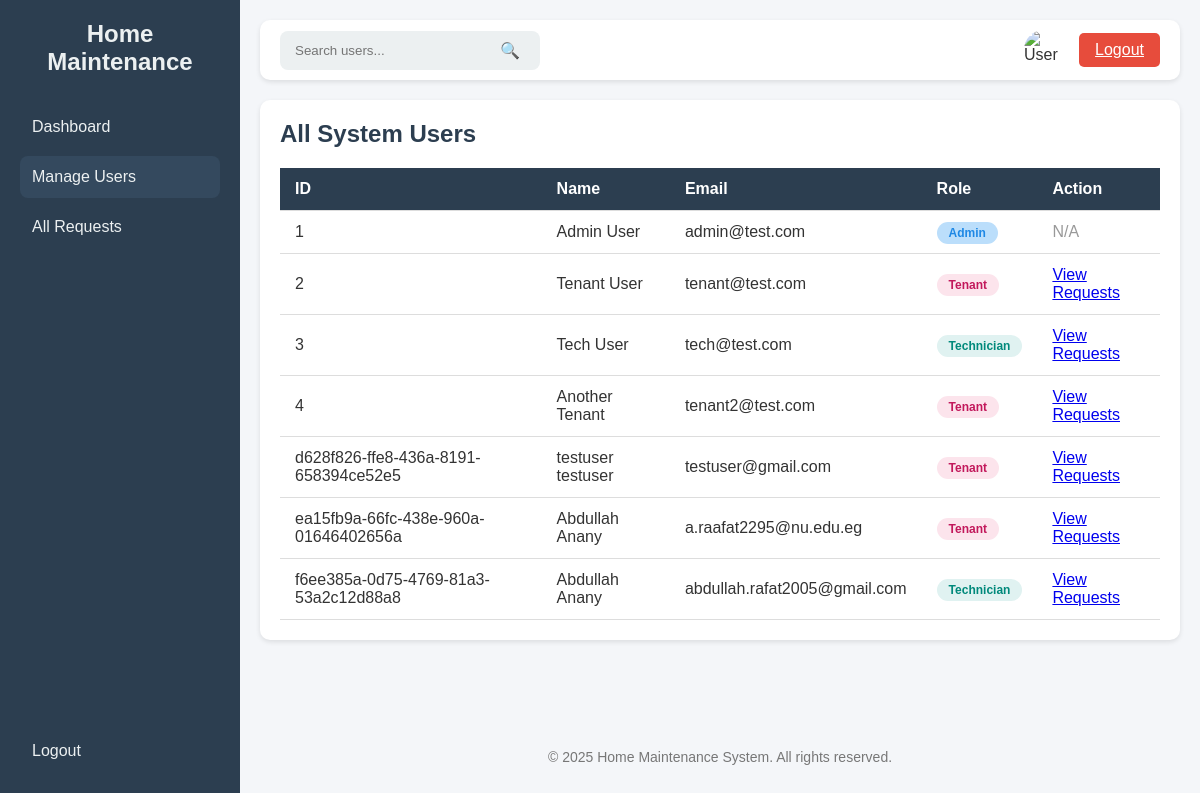
Page /admin/users (signed in) on the committed database.
### tables this page shows
CREATE TABLE users (
        id TEXT PRIMARY KEY,
        fname TEXT,
        lname TEXT,
        email TEXT UNIQUE,
        password TEXT,
        role TEXT,
        birth_date TEXT,
        gender TEXT
    );

### app.py (the view)
@app.route('/admin/users')
@Role_Authentication(["admin"])
def admin_users():
    conn = get_db_connection()
    users = conn.execute(
        "SELECT id, fname, lname, email, role FROM users ORDER BY id"
    ).fetchall()
    conn.close()
    return render_template(
        'admin_users.html',
        users=users,
        active_page='users'
    )

### app.py (called while the page is built)
def get_db_connection():
    conn = sqlite3.connect(DB_NAME)
    conn.row_factory = sqlite3.Row
    return conn

def Role_Authentication(allowed_roles):
    def decorator(f):
        @wraps(f)
        def decorated_function(*args, **Kwargs):
            if 'role' not in session:
                flash('Access denied. Please log in.')
                return redirect(url_for("login"))
            if session['role'] not in allowed_roles:
                flash('Access denied. Insufficient privileges.')
                return redirect(url_for("dashboard"))
            return f(*args, **Kwargs)
        return decorated_function
    return decorator

### templates/admin_users.html (shortened to what this page needs)
<!DOCTYPE html>
<html lang="en">
<head>
</head>
<body>
    <div class="sidebar">
        <div>
            <h2>Home Maintenance</h2>
            <a href="{{ url_for('admin_dashboard') }}" class="{% if active_page == 'dashboard' %}active{% endif %}">Dashboard</a>
            <a href="{{ url_for('admin_users') }}" class="{% if active_page == 'users' %}active{% endif %}">Manage Users</a>
            <a href="{{ url_for('admin_all_requests') }}" class="{% if active_page == 'all_requests' %}active{% endif %}">All Requests</a>
        </div>
        <div>
            <a href="{{ url_for('logout') }}">Logout</a>
        </div>
    </div>
    <div class="main">
        <div class="top-bar">
            <div class="search-bar">
                <input type="text" placeholder="Search users..." />
                <button type="submit">🔍</button>
            </div>
            <div class="user-actions">
                <img src="https://cdn-icons-png.flaticon.com/512/847/847969.png" alt="User" class="user-logo" />
                <a class="logout-btn" href="{{ url_for('logout') }}">Logout</a>
            </div>
        </div>
        <div class="content-section">
            <h2>All System Users</h2>
            <table>
                <thead>
                    <tr>
                        <th>ID</th>
                        <th>Name</th>
                        <th>Email</th>
                        <th>Role</th>
                        <th>Action</th>
                    </tr>
                </thead>
                <tbody>
                    {% for user in users %}
                    <tr>
                        <td>{{ user.id }}</td>
                        <td>{{ user.fname }} {{ user.lname }}</td>
                        <td>{{ user.email }}</td>
                        <td>
                            <span class="status-badge status-{{ user.role }}">{{ user.role.capitalize() }}</span>
                        </td>
                        <td>
                            {% if user.role == 'tenant' %}
                                <a href="{{ url_for('admin_view_tenant_requests', tenant_id=user.id) }}">
                                    View Requests
                                </a>
                            {% elif user.role == 'technician' %}
                                <a href="{{ url_for('admin_view_technician_requests', technician_id=user.id) }}">
                                    View Requests
                                </a>
                            {% else %}
                                <span style="color: #999;">N/A</span>
                            {% endif %}
                        </td>
                    </tr>
                    {% else %}
                    <tr>
                        <td colspan="5">No users found in the system.</td>
                    </tr>
                    {% endfor %}
                </tbody>
            </table>
        </div>
        <footer>
            <p>&copy; 2025 Home Maintenance System. All rights reserved.</p>
        </footer>
    </div>
</body>
</html>

### templates/admin_users.html (style rules this page uses)
* { margin: 0; padding: 0; box-sizing: border-box; }
body { font-family: Arial, sans-serif; display: flex; background: #f4f6f9; min-height: 100vh; color: #333; }
.sidebar { width: 240px; background: #2c3e50; color: #fff; display: flex; flex-direction: column; justify-content: space-between; padding: 20px; }
.sidebar h2 { text-align: center; margin-bottom: 30px; color: #ecf0f1; }
.sidebar a { color: #ecf0f1; text-decoration: none; padding: 12px; border-radius: 8px; display: block; margin: 8px 0; transition: 0.3s; cursor: pointer; }
.sidebar a.active { background: #34495e; }
.main { flex: 1; display: flex; flex-direction: column; padding: 20px; }
.top-bar { display: flex; justify-content: space-between; align-items: center; background: #fff; padding: 10px 20px; border-radius: 10px; box-shadow: 0 2px 5px rgba(0,0,0,0.1); margin-bottom: 20px; }
.search-bar { display: flex; align-items: center; background: #ecf0f1; border-radius: 8px; padding: 5px 10px; }
.search-bar input { border: none; outline: none; background: none; padding: 5px; width: 200px; }
.search-bar button { border: none; background: none; cursor: pointer; font-size: 16px; padding: 5px 10px; }
.user-actions { display: flex; align-items: center; gap: 15px; }
.user-logo { width: 40px; height: 40px; border-radius: 50%; cursor: pointer; }
.logout-btn { padding: 8px 16px; background: #e74c3c; color: white; border: none; border-radius: 5px; cursor: pointer; transition: 0.3s; }
.content-section { background: #fff; padding: 20px; border-radius: 10px; box-shadow: 0 2px 5px rgba(0,0,0,0.1); }
.content-section h2 { color: #2c3e50; margin-bottom: 20px; }
table { width: 100%; border-collapse: collapse; }
th, td { padding: 12px 15px; text-align: left; border-bottom: 1px solid #ddd; }
th { background: #2c3e50; color: #fff; font-weight: 600; }
.status-badge { padding: 4px 12px; border-radius: 12px; font-size: 12px; font-weight: bold; }
.status-admin { background: #bbdefb; color: #1e88e5; }
.status-technician { background: #e0f2f1; color: #00897b; }
.status-tenant { background: #fce4ec; color: #c2185b; }
footer { text-align: center; margin-top: auto; padding: 15px; font-size: 14px; color: #777; }

### rows in the picture
users: id "1", fname "Admin", lname "User", email "admin@test.com", role "Admin", shows "N/A"
users: id "2", fname "Tenant", lname "User", email "tenant@test.com", role "Tenant"
users: id "3", fname "Tech", lname "User", email "tech@test.com", role "Technician"
users: id "4", fname "Another", lname "Tenant", email "tenant2@test.com", role "Tenant"
users: id "d628f826-ffe8-436a-8191-658394ce52e5", fname "testuser", lname "testuser", email "testuser@gmail.com", role "Tenant"
users: id "ea15fb9a-66fc-438e-960a-01646402656a", fname "Abdullah", lname "Anany", email "a.raafat2295@nu.edu.eg", role "Tenant"
users: id "f6ee385a-0d75-4769-81a3-53a2c12d88a8", fname "Abdullah", lname "Anany", email "abdullah.rafat2005@gmail.com", role "Technician"
